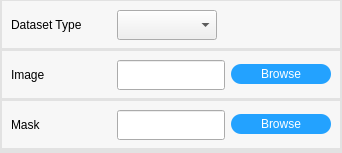
          <widget class="QWidget" name="Page_ImageFile">
           <property name="sizePolicy">
            <sizepolicy hsizetype="Expanding" vsizetype="Expanding">
             <horstretch>0</horstretch>
             <verstretch>0</verstretch>
            </sizepolicy>
           </property>
           <layout class="QVBoxLayout" name="verticalLayout">
            <property name="spacing">
             <number>0</number>
            </property>
            <property name="leftMargin">
             <number>0</number>
            </property>
            <property name="topMargin">
             <number>0</number>
            </property>
            <property name="rightMargin">
             <number>0</number>
            </property>
            <property name="bottomMargin">
             <number>0</number>
            </property>
            <item>
             <widget class="QFrame" name="frame_10">
              <property name="sizePolicy">
               <sizepolicy hsizetype="Preferred" vsizetype="Fixed">
                <horstretch>0</horstretch>
                <verstretch>0</verstretch>
               </sizepolicy>
              </property>
              <property name="minimumSize">
               <size>
                <width>0</width>
                <height>50</height>
               </size>
              </property>
              <property name="maximumSize">
               <size>
                <width>16777215</width>
                <height>50</height>
               </size>
              </property>
              <property name="styleSheet">
               <string notr="true">QFrame
{
	border-top:1px solid rgb(226, 226, 226);
	border-bottom:2px solid rgb(226, 226, 226);
	border-left:2px solid rgb(226, 226, 226);
	border-right:2px solid rgb(226, 226, 226);
	background-color: rgb(247, 247, 247);
}</string>
              </property>
              <property name="frameShape">
               <enum>QFrame::StyledPanel</enum>
              </property>
              <property name="frameShadow">
               <enum>QFrame::Raised</enum>
              </property>
              <layout class="QHBoxLayout" name="horizontalLayout_10">
               <item>
                <widget class="QLabel" name="label_6">
                 <property name="sizePolicy">
                  <sizepolicy hsizetype="Fixed" vsizetype="Fixed">
                   <horstretch>0</horstretch>
                   <verstretch>0</verstretch>
                  </sizepolicy>
                 </property>
                 <property name="minimumSize">
                  <size>
                   <width>100</width>
                   <height>30</height>
                  </size>
                 </property>
                 <property name="maximumSize">
                  <size>
                   <width>100</width>
                   <height>30</height>
                  </size>
                 </property>
                 <property name="styleSheet">
                  <string notr="true">QLabel
{
	border:0px;
	
	font: 87 10pt &quot;Arial Black&quot;;
}</string>
                 </property>
                 <property name="text">
                  <string>Dataset Type</string>
                 </property>
                </widget>
               </item>
               <item>
                <widget class="QComboBox" name="ComboBox_ImageFile_DatasetType">
                 <property name="sizePolicy">
                  <sizepolicy hsizetype="Fixed" vsizetype="Fixed">
                   <horstretch>0</horstretch>
                   <verstretch>0</verstretch>
                  </sizepolicy>
                 </property>
                 <property name="minimumSize">
                  <size>
                   <width>100</width>
                   <height>30</height>
                  </size>
                 </property>
                 <property name="maximumSize">
                  <size>
                   <width>100</width>
                   <height>30</height>
                  </size>
                 </property>
                </widget>
               </item>
               <item>
                <spacer name="horizontalSpacer_5">
                 <property name="orientation">
                  <enum>Qt::Horizontal</enum>
                 </property>
                 <property name="sizeHint" stdset="0">
                  <size>
                   <width>40</width>
                   <height>20</height>
                  </size>
                 </property>
                </spacer>
               </item>
              </layout>
             </widget>
            </item>
            <item>
             <widget class="QFrame" name="frame">
              <property name="sizePolicy">
               <sizepolicy hsizetype="Preferred" vsizetype="Fixed">
                <horstretch>0</horstretch>
                <verstretch>0</verstretch>
               </sizepolicy>
              </property>
              <property name="minimumSize">
               <size>
                <width>0</width>
                <height>50</height>
               </size>
              </property>
              <property name="maximumSize">
               <size>
                <width>16777215</width>
                <height>50</height>
               </size>
              </property>
              <property name="styleSheet">
               <string notr="true">QFrame
{
	border-top:1px solid rgb(226, 226, 226);
	border-bottom:2px solid rgb(226, 226, 226);
	border-left:2px solid rgb(226, 226, 226);
	border-right:2px solid rgb(226, 226, 226);
	background-color: rgb(247, 247, 247);
}</string>
              </property>
              <property name="frameShape">
               <enum>QFrame::StyledPanel</enum>
              </property>
              <property name="frameShadow">
               <enum>QFrame::Raised</enum>
              </property>
              <layout class="QHBoxLayout" name="horizontalLayout_2">
               <item>
                <widget class="QLabel" name="label">
                 <property name="sizePolicy">
                  <sizepolicy hsizetype="Fixed" vsizetype="Fixed">
                   <horstretch>0</horstretch>
                   <verstretch>0</verstretch>
                  </sizepolicy>
                 </property>
                 <property name="minimumSize">
                  <size>
                   <width>100</width>
                   <height>30</height>
                  </size>
                 </property>
                 <property name="maximumSize">
                  <size>
                   <width>100</width>
                   <height>30</height>
                  </size>
                 </property>
                 <property name="styleSheet">
                  <string notr="true">QLabel
{
	border:0px;
	
	font: 87 10pt &quot;Arial Black&quot;;
}</string>
                 </property>
                 <property name="text">
                  <string>Image</string>
                 </property>
                </widget>
               </item>
               <item>
                <widget class="QLineEdit" name="LineEdit_ImageFile_Image">
                 <property name="minimumSize">
                  <size>
                   <width>0</width>
                   <height>30</height>
                  </size>
                 </property>
                 <property name="maximumSize">
                  <size>
                   <width>16777215</width>
                   <height>30</height>
                  </size>
                 </property>
                </widget>
               </item>
               <item>
                <widget class="QPushButton" name="PushButton_ImageFile_Image">
                 <property name="sizePolicy">
                  <sizepolicy hsizetype="Fixed" vsizetype="Fixed">
                   <horstretch>0</horstretch>
                   <verstretch>0</verstretch>
                  </sizepolicy>
                 </property>
                 <property name="minimumSize">
                  <size>
                   <width>100</width>
                   <height>20</height>
                  </size>
                 </property>
                 <property name="maximumSize">
                  <size>
                   <width>100</width>
                   <height>20</height>
                  </size>
                 </property>
                 <property name="styleSheet">
                  <string notr="true">QPushButton
{
	font: 87 10pt &quot;Arial Black&quot;;
	color: rgb(255, 255, 255);
	background-color: rgb(35, 162, 255);
	border-radius: 10px;
}
QPushButton:pressed
{
background-color: rgb(255, 255, 255);
}
QPushButton:hover
{
background-color: rgb(192, 233, 251);
}
QPushButton:disabled
{
	background-color: rgb(198, 198, 198);
}</string>
                 </property>
                 <property name="text">
                  <string>Browse</string>
                 </property>
                </widget>
               </item>
              </layout>
             </widget>
            </item>
            <item>
             <widget class="QFrame" name="Frame_ImageFile_Mask">
              <property name="sizePolicy">
               <sizepolicy hsizetype="Preferred" vsizetype="Fixed">
                <horstretch>0</horstretch>
                <verstretch>0</verstretch>
               </sizepolicy>
              </property>
              <property name="minimumSize">
               <size>
                <width>0</width>
                <height>50</height>
               </size>
              </property>
              <property name="maximumSize">
               <size>
                <width>16777215</width>
                <height>50</height>
               </size>
              </property>
              <property name="styleSheet">
               <string notr="true">QFrame
{
	border-top:1px solid rgb(226, 226, 226);
	border-bottom:2px solid rgb(226, 226, 226);
	border-left:2px solid rgb(226, 226, 226);
	border-right:2px solid rgb(226, 226, 226);
	background-color: rgb(247, 247, 247);
}</string>
              </property>
              <property name="frameShape">
               <enum>QFrame::StyledPanel</enum>
              </property>
              <property name="frameShadow">
               <enum>QFrame::Raised</enum>
              </property>
              <layout class="QHBoxLayout" name="horizontalLayout">
               <item>
                <widget class="QLabel" name="label_2">
                 <property name="sizePolicy">
                  <sizepolicy hsizetype="Fixed" vsizetype="Fixed">
                   <horstretch>0</horstretch>
                   <verstretch>0</verstretch>
                  </sizepolicy>
                 </property>
                 <property name="minimumSize">
                  <size>
                   <width>100</width>
                   <height>30</height>
                  </size>
                 </property>
                 <property name="maximumSize">
                  <size>
                   <width>100</width>
                   <height>30</height>
                  </size>
                 </property>
                 <property name="styleSheet">
                  <string notr="true">QLabel
{
	border:0px;
	
	font: 87 10pt &quot;Arial Black&quot;;
}</string>
                 </property>
                 <property name="text">
                  <string>Mask</string>
                 </property>
                </widget>
               </item>
               <item>
                <widget class="QLineEdit" name="LineEdit_ImageFile_Mask">
                 <property name="sizePolicy">
                  <sizepolicy hsizetype="Expanding" vsizetype="Fixed">
                   <horstretch>0</horstretch>
                   <verstretch>0</verstretch>
                  </sizepolicy>
                 </property>
                 <property name="minimumSize">
                  <size>
                   <width>0</width>
                   <height>30</height>
                  </size>
                 </property>
                 <property name="maximumSize">
                  <size>
                   <width>16777215</width>
                   <height>30</height>
                  </size>
                 </property>
                </widget>
               </item>
               <item>
                <widget class="QPushButton" name="PushButton_ImageFile_Mask">
                 <property name="sizePolicy">
                  <sizepolicy hsizetype="Fixed" vsizetype="Fixed">
                   <horstretch>0</horstretch>
                   <verstretch>0</verstretch>
                  </sizepolicy>
                 </property>
                 <property name="minimumSize">
                  <size>
                   <width>100</width>
                   <height>20</height>
                  </size>
                 </property>
                 <property name="maximumSize">
                  <size>
                   <width>100</width>
                   <height>20</height>
                  </size>
                 </property>
                 <property name="styleSheet">
                  <string notr="true">QPushButton
{
	font: 87 10pt &quot;Arial Black&quot;;
	color: rgb(255, 255, 255);
	background-color: rgb(35, 162, 255);
	border-radius: 10px;
}
QPushButton:pressed
{
background-color: rgb(255, 255, 255);
}
QPushButton:hover
{
background-color: rgb(192, 233, 251);
}
QPushButton:disabled
{
	background-color: rgb(198, 198, 198);
}</string>
                 </property>
                 <property name="text">
                  <string>Browse</string>
                 </property>
                </widget>
               </item>
              </layout>
             </widget>
            </item>
            <item>
             <widget class="QFrame" name="frame_7">
              <property name="sizePolicy">
               <sizepolicy hsizetype="Expanding" vsizetype="Expanding">
                <horstretch>0</horstretch>
                <verstretch>0</verstretch>
               </sizepolicy>
              </property>
              <property name="styleSheet">
               <string notr="true">QFrame
{
	border-top:1px solid rgb(226, 226, 226);
	border-bottom:2px solid rgb(226, 226, 226);
	border-left:2px solid rgb(226, 226, 226);
	border-right:2px solid rgb(226, 226, 226);
	background-color: rgb(247, 247, 247);
}</string>
              </property>
              <property name="frameShape">
               <enum>QFrame::StyledPanel</enum>
              </property>
              <property name="frameShadow">
               <enum>QFrame::Raised</enum>
              </property>
              <layout class="QHBoxLayout" name="horizontalLayout_5">
               <property name="spacing">
                <number>0</number>
               </property>
               <property name="leftMargin">
                <number>0</number>
               </property>
               <property name="topMargin">
                <number>0</number>
               </property>
               <property name="rightMargin">
                <number>0</number>
               </property>
               <property name="bottomMargin">
                <number>0</number>
               </property>
              </layout>
             </widget>
            </item>
           </layout>
          </widget>
